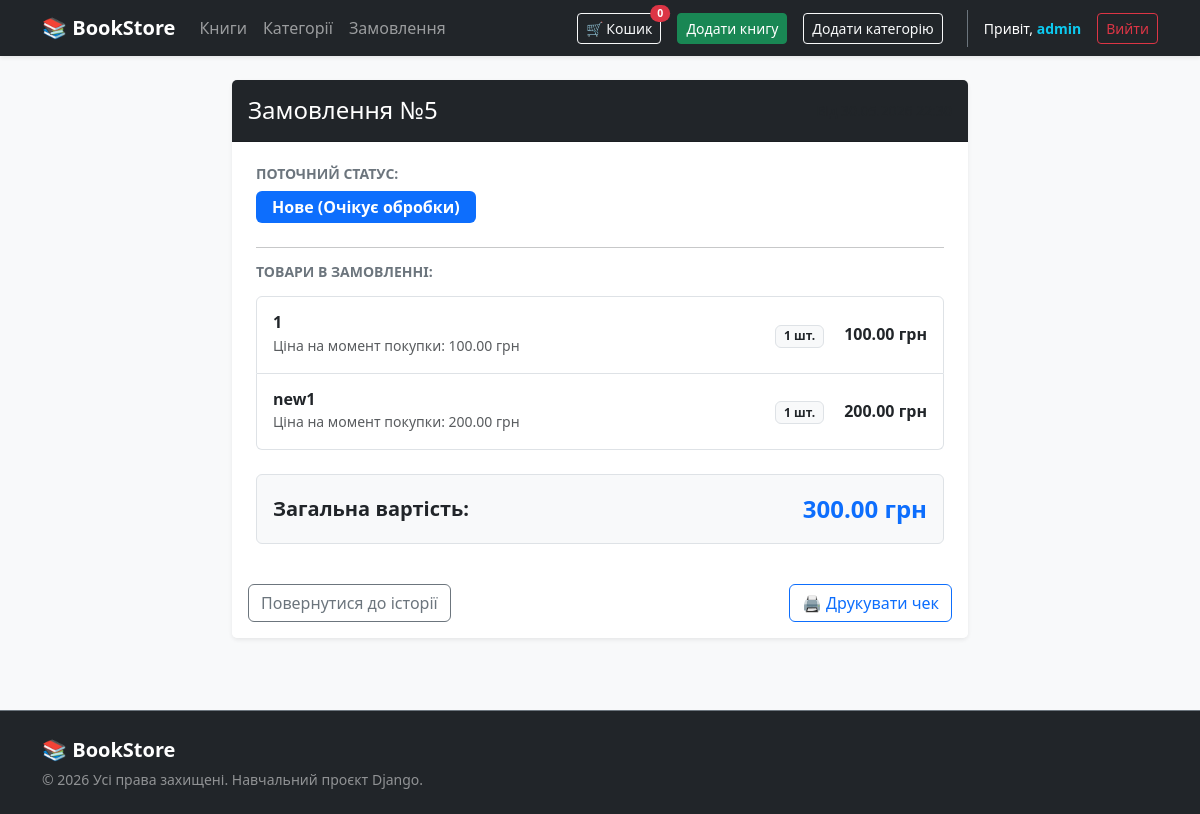
Page /orders/5/ (signed in) on the committed database.
### user/models.py (models this page shows)
class CustomUser(AbstractUser):
    ROLE_CHOICES = [
        ('CUSTOMER', 'Покупець'),
        ('ADMIN', 'Адмін')
    ]
    phone = models.CharField(max_length=15, unique=True, blank=True, null=True)
    role = models.CharField(choices=ROLE_CHOICES,default='CUSTOMER')

### order/models.py (models this page shows, shortened)
class Order(models.Model):
    STATUS_CHOICES = [
        ('new', 'Нове'),
        ('paid', 'Оплачено'),
        ('sent', 'Відправлено'),
        ('cancelled', 'Скасовано'),
    ]
    user = models.ForeignKey(CustomUser,on_delete=models.CASCADE, related_name='orders')
    created_at = models.DateTimeField(auto_now_add=True)
    total_price = models.DecimalField(max_digits=10,decimal_places=2,default=0.00, blank=True)
    status = models.CharField(max_length=20,choices=STATUS_CHOICES,default='new')
    class Meta:
        ordering = ['-created_at']
        verbose_name = "Замовлення"
        verbose_name_plural = "Замовлення"

class OrderItem(models.Model):
    order = models.ForeignKey(Order, on_delete=models.CASCADE, related_name='items')
    book = models.ForeignKey(Book, on_delete=models.SET_NULL,null=True)
    price = models.DecimalField(max_digits=10,decimal_places=2,blank=True)
    quantity = models.PositiveIntegerField()

### books/models.py (models this page shows, shortened)
class Book(models.Model):
    title = models.CharField(max_length=100,verbose_name='book title')
    author = models.CharField(max_length=100,verbose_name='author name')
    price = models.DecimalField(max_digits=10,decimal_places=2,verbose_name='book price')
    description = models.TextField(blank=True,verbose_name='book description')
    stock = models.PositiveIntegerField(default=0,verbose_name='book stock')
    category = models.ManyToManyField(Category,related_name='books')
    class Meta:
        verbose_name = 'book'
        verbose_name_plural = 'books'
        ordering = ['title']

### order/views.py (the view)
# urls.py: path('<int:pk>/', OneOrderView.as_view() ,name='order_detail'),
class OneOrderView(LoginRequiredMixin,DetailView):
    model = Order
    template_name = 'order/one_order.html'
    context_object_name = 'order'
    def get_queryset(self):
        return Order.objects.prefetch_related('items__book').all()

### order/templates/order/one_order.html (shortened to what this page needs)
{% extends 'base.html' %}
{% block content %}
<div class="row justify-content-center">
    <div class="col-md-8">
        <div class="card shadow-sm border-0 mb-4">
            <div class="card-header bg-dark text-white d-flex justify-content-between align-items-center py-3">
                <h4 class="mb-0">Замовлення №{{ order.id }}</h4>
                <span class="text-muted small">Від {{ order.created_at|date:"d.m.Y H:i" }}</span>
            </div>
            <div class="card-body p-4">
                <div class="mb-4">
                    <h5 class="text-secondary small text-uppercase fw-bold">Поточний статус:</h5>
                    {% if order.status == 'new' %}
                        <span class="badge bg-primary fs-6 px-3 py-2">Нове (Очікує обробки)</span>
                    {% elif order.status == 'paid' %}
                        <span class="badge bg-success fs-6 px-3 py-2">Оплачено</span>
                    {% elif order.status == 'sent' %}
                        <span class="badge bg-info text-dark fs-6 px-3 py-2">Відправлено</span>
                    {% else %}
                        <span class="badge bg-secondary fs-6 px-3 py-2">Скасовано</span>
                    {% endif %}
                </div>
                <hr>
                <h5 class="text-secondary small text-uppercase fw-bold mb-3">Товари в замовленні:</h5>
                <div class="list-group mb-4">
                    {% for item in order.items.all %}
                        <div class="list-group-item d-flex justify-content-between align-items-center py-3">
                            <div>
                                <h6 class="mb-0 fw-bold">
                                    {% if item.book %}
                                        {{ item.book.title }}
                                    {% else %}
                                        <span class="text-muted italic">Товар видалено з каталогу</span>
                                    {% endif %}
                                </h6>
                                <small class="text-muted">Ціна на момент покупки: {{ item.price }} грн</small>
                            </div>
                            <div class="text-end">
                                <span class="badge bg-light text-dark border me-3">{{ item.quantity }} шт.</span>
                                <span class="fw-bold">{{ item.price }} грн</span>
                            </div>
                        </div>
                    {% endfor %}
                </div>
                <div class="d-flex justify-content-between align-items-center bg-light p-3 rounded border">
                    <span class="fs-5 fw-bold">Загальна вартість:</span>
                    <span class="fs-4 fw-bold text-primary">{{ order.total_price }} грн</span>
                </div>
            </div>
            <div class="card-footer bg-white border-top-0 p-3 d-flex justify-content-between">
                <a href="{% url 'orders_list' %}" class="btn btn-outline-secondary">Повернутися до історії</a>
                <button class="btn btn-outline-primary" onclick="window.print()">🖨️ Друкувати чек</button>
            </div>
        </div>
    </div>
</div>
{% endblock %}

### templates/base.html (shortened to what this page needs)
<!DOCTYPE html>
<html lang="uk">
<head>
    <link href="https://cdn.jsdelivr.net/npm/bootstrap@5.3.3/dist/css/bootstrap.min.css" rel="stylesheet">
</head>
<body class="bg-light">
    <div class="content-wrapper">
        <nav class="navbar navbar-expand-lg navbar-dark bg-dark mb-4 shadow-sm">
            <div class="container">
                <a class="navbar-brand fw-bold" href="{% url 'books_list' %}">📚 BookStore</a>
                <div class="collapse navbar-collapse" id="navbarNav">
                    <ul class="navbar-nav me-auto">
                        <li class="nav-item">
                            <a class="nav-link {% if request.resolver_match.url_name == 'books_list' %}active fw-bold{% endif %}"
                               href="{% url 'books_list' %}">Книги</a>
                        </li>
                        <li class="nav-item">
                            <a class="nav-link {% if request.resolver_match.url_name == 'categories_list' %}active fw-bold{% endif %}"
                               href="{% url 'categories_list' %}">Категорії</a>
                        </li>
                        <li class="nav-item">
                            <a class="nav-link {% if request.resolver_match.url_name == 'orders_list' %}active fw-bold{% endif %}"
                               href="{% url 'orders_list' %}">Замовлення</a>
                        </li>
                    </ul>
                    <div class="d-flex align-items-center gap-3">
                        <a href="{% url 'cart_detail' %}" class="btn btn-outline-light btn-sm position-relative">
                            🛒 Кошик
                            <span id="header-cart-count" class="position-absolute top-0 start-100 translate-middle badge rounded-pill bg-danger">
                                {{ request.session.cart|length|default:0 }}
                            </span>
                        </a>
                        {% if perms.books.add_book %}
                        <a href="{% url 'book_create' %}" class="btn btn-success btn-sm">Додати книгу</a>
                        {%endif%}
                        {% if perms.categories.add_category %}
                        <a href="{% url 'category_add' %}" class="btn btn-outline-light btn-sm">Додати категорію</a>
                        {%endif%}
                        <div class="d-flex align-items-center border-start ps-3 border-secondary ms-2">
                            {% if request.user.is_authenticated %}
                                <span class="navbar-text text-white small me-3">
                                    Привіт, <strong class="text-info">{{ request.user.username }}</strong>
                                </span>
                                <form action="{% url 'logout' %}" method="post" class="m-0 p-0">
                                    <button type="submit" class="btn btn-sm btn-outline-danger">Вийти</button>
                                </form>
                            {% else %}
                                <a href="{% url 'login' %}" class="btn btn-sm btn-outline-light me-2">Увійти</a>
                                <a href="{% url 'register' %}" class="btn btn-sm btn-primary">Реєстрація</a>
                            {% endif %}
                        </div>
                    </div>
                </div>
            </div>
        </nav>
        <div class="container mb-5">
            {% block content %}
            {% endblock %}
        </div>
    </div>
    <footer class="bg-dark text-white-50 py-4 mt-auto border-top border-secondary">
        <div class="container">
            <div class="row align-items-center">
                <div class="col-md-6 text-center text-md-start mb-3 mb-md-0">
                    <span class="text-white fw-bold fs-5">📚 BookStore</span>
                    <p class="mb-0 small mt-1">&copy; 2026 Усі права захищені. Навчальний проєкт Django.</p>
                </div>
            </div>
        </div>
    </footer>
</body>
</html>

### templates/base.html (style rules this page uses)
html, body { height: 100%; }
body { display: flex; flex-direction: column; }
.content-wrapper { flex: 1 0 auto; }
footer { flex-shrink: 0; }

### rows in the picture
CustomUser: user.username "admin"
Order: id "5", total_price "300.00"
OrderItem: book "1", price "100.00", quantity "1"
OrderItem: book "new1", price "200.00", quantity "1"

### other values in the picture
{{ request.session.cart|length|default:0 }} "0"
